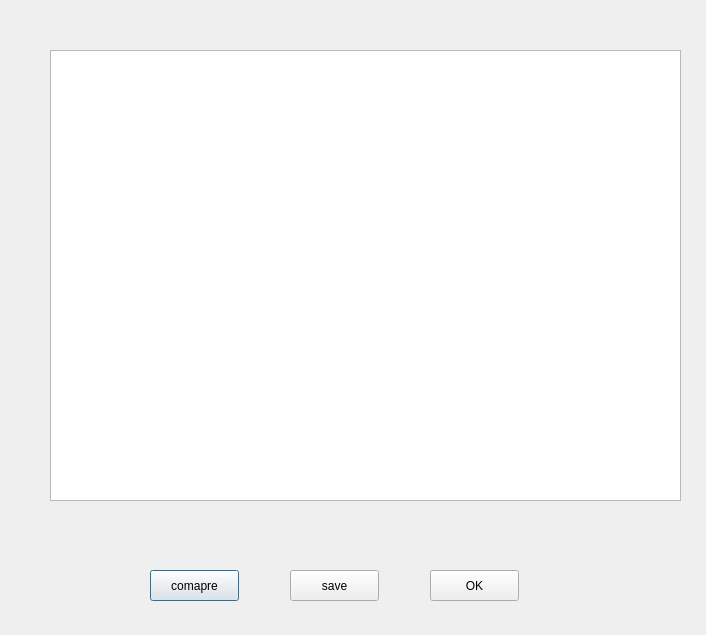
<?xml version="1.0" encoding="UTF-8"?>
<ui version="4.0">
 <class>Solution_show</class>
 <widget class="QDialog" name="Solution_show">
  <property name="geometry">
   <rect>
    <x>0</x>
    <y>0</y>
    <width>706</width>
    <height>635</height>
   </rect>
  </property>
  <property name="windowTitle">
   <string>换乘路线</string>
  </property>
  <widget class="QPushButton" name="button_compare">
   <property name="geometry">
    <rect>
     <x>150</x>
     <y>570</y>
     <width>89</width>
     <height>31</height>
    </rect>
   </property>
   <property name="text">
    <string>comapre</string>
   </property>
  </widget>
  <widget class="QPushButton" name="button_save">
   <property name="geometry">
    <rect>
     <x>290</x>
     <y>570</y>
     <width>89</width>
     <height>31</height>
    </rect>
   </property>
   <property name="text">
    <string>save</string>
   </property>
  </widget>
  <widget class="QPushButton" name="button_OK">
   <property name="geometry">
    <rect>
     <x>430</x>
     <y>570</y>
     <width>89</width>
     <height>31</height>
    </rect>
   </property>
   <property name="text">
    <string>OK</string>
   </property>
  </widget>
  <widget class="QWidget" name="gridLayoutWidget">
   <property name="geometry">
    <rect>
     <x>50</x>
     <y>50</y>
     <width>631</width>
     <height>451</height>
    </rect>
   </property>
   <layout class="QGridLayout" name="gridLayout">
    <item row="0" column="0">
     <widget class="QTextBrowser" name="textBrowser_Solution"/>
    </item>
   </layout>
  </widget>
 </widget>
 <resources/>
 <connections/>
</ui>
